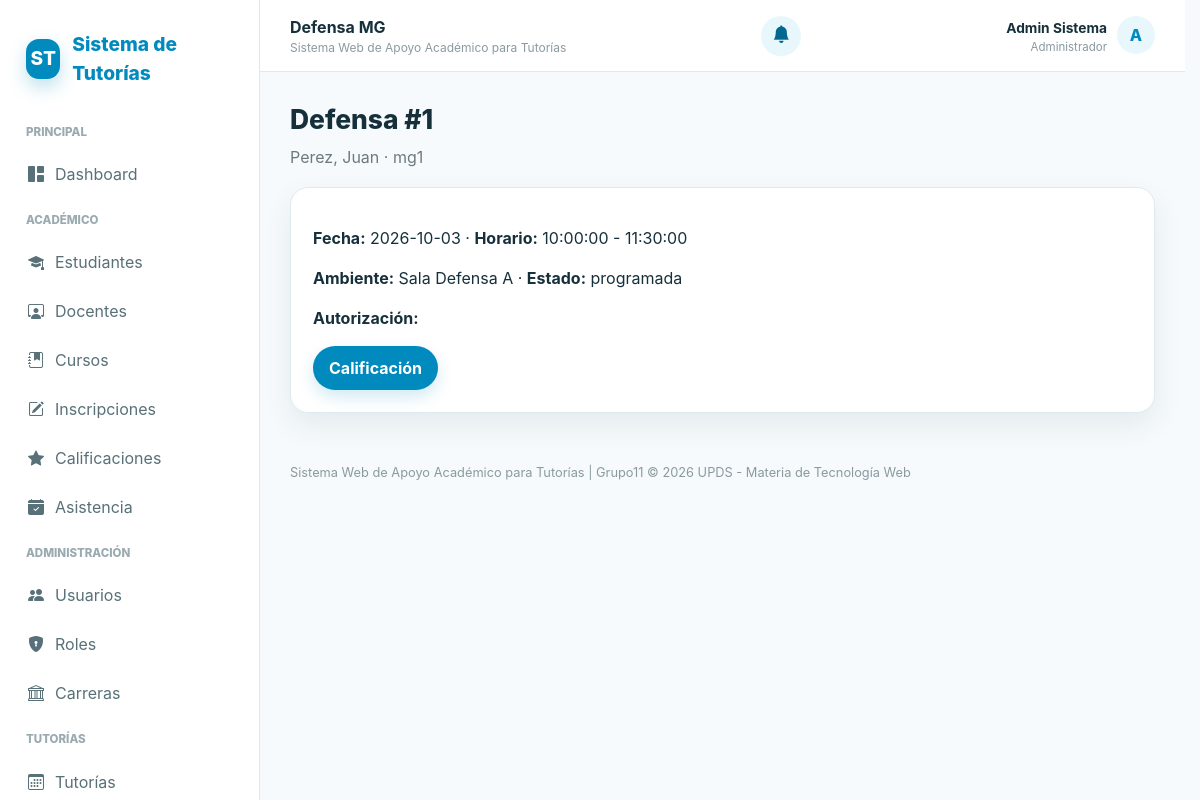
Page /controllers/mg_defensas.php?accion=ver&id=1 (signed in) on the committed database.
### tables this page shows
CREATE TABLE IF NOT EXISTS defensas_mg (
 id_defensa INT AUTO_INCREMENT PRIMARY KEY,
 id_expediente INT NOT NULL,
 etapa ENUM('mg1','mg2') NOT NULL,
 fecha DATE NOT NULL,
 hora_inicio TIME NOT NULL,
 hora_fin TIME NOT NULL,
 ambiente VARCHAR(100) NOT NULL,
 estado ENUM('programada','realizada','reprogramada','cancelada') NOT NULL DEFAULT 'programada',
 obs_fondo TEXT NULL, obs_forma TEXT NULL,
 autorizado_por VARCHAR(150) NULL, referencia_autorizacion VARCHAR(100) NULL,
 CONSTRAINT fk_defensa_exp FOREIGN KEY (id_expediente) REFERENCES expedientes_mg(id_expediente) ON DELETE CASCADE,
 CHECK (hora_fin > hora_inicio), INDEX idx_defensa_fecha (fecha,hora_inicio,hora_fin,estado), INDEX idx_defensa_exp (id_expediente,etapa)
);

CREATE TABLE usuarios (
    id_usuario INT AUTO_INCREMENT PRIMARY KEY,
    id_rol INT NOT NULL,
    nombre VARCHAR(100) NOT NULL,
    apellido VARCHAR(100) NOT NULL,
    correo VARCHAR(150) NOT NULL UNIQUE,
    usuario VARCHAR(50) NOT NULL UNIQUE,
    contrasena_hash VARCHAR(255) NOT NULL,
    telefono VARCHAR(8) NULL,
    CHECK (telefono IS NULL OR telefono REGEXP '^[0-9]{8}$'),
    estado ENUM('activo', 'inactivo') NOT NULL DEFAULT 'activo',
    fecha_registro DATETIME DEFAULT CURRENT_TIMESTAMP,
    FOREIGN KEY (id_rol) REFERENCES roles(id_rol) ON UPDATE CASCADE
);

### controllers/mg_defensas.php (called while the page is built, shortened)
<?php
require_once __DIR__.'/../config/conexion.php';require_once __DIR__.'/../includes/seguridad.php';require_once __DIR__.'/../models/MgDefensaModel.php';
$m=new MgDefensaModel($pdo);
$id=(int)($_GET['id']??0);$d=$m->obtener($id);if(!$d)redir('/controllers/mg_defensas.php?accion=agenda');$rol=user_role();if($rol==='estudiante'&&(int)$d['id_usuario_estudiante']!==(int)$_SESSION['id_usuario'])redir('/views/errores/acceso_denegado.php');if($rol==='docente'){ $sOwn=$pdo->prepare('SELECT COUNT(*) FROM asignaciones_tutor a JOIN tutores t ON t.id_tutor=a.id_tutor JOIN profesores p ON p.id_profesor=t.id_profesor WHERE a.id_expediente=? AND a.estado="vigente" AND p.id_usuario=?');$sOwn->execute([(int)$d['id_expediente'],(int)$_SESSION['id_usuario']]);if(!(int)$sOwn->fetchColumn())redir('/views/errores/acceso_denegado.php');}$cal=$m->calificacion($id);$tituloPagina='Defensa MG';require __DIR__.'/../views/mg/defensas/ver.php';

### models/MgDefensaModel.php (called while the page is built, shortened)
<?php
class MgDefensaModel {
 public function obtener(int $id): ?array {$s=$this->pdo->prepare('SELECT d.*,x.id_estudiante,e.id_usuario id_usuario_estudiante,u.nombre,u.apellido,m.nombre modalidad_nombre,c.nombre cohorte_nombre FROM defensas_mg d JOIN expedientes_mg x ON x.id_expediente=d.id_expediente JOIN estudiantes e ON e.id_estudiante=x.id_estudiante JOIN usuarios u ON u.id_usuario=e.id_usuario JOIN modalidades_grado m ON m.id_modalidad=x.id_modalidad JOIN cohortes_mg c ON c.id_cohorte=x.id_cohorte WHERE d.id_defensa=?');$s->execute([$id]);return $s->fetch()?:null;}
}

### includes/seguridad.php (called while the page is built, shortened)
<?php
function e($v): string { return htmlspecialchars((string) $v, ENT_QUOTES, 'UTF-8'); }

### views/mg/defensas/ver.php (the view)
<?php require __DIR__.'/../../layouts/header.php'; ?><div class="toolbar"><div><h1 class="page-title">Defensa #<?=$d['id_defensa']?></h1><p class="subtitle"><?=e($d['apellido'].', '.$d['nombre'])?> · <?=e($d['etapa'])?></p></div></div><div class="card"><div class="card-body"><p><strong>Fecha:</strong> <?=e($d['fecha'])?> · <strong>Horario:</strong> <?=e($d['hora_inicio'].' - '.$d['hora_fin'])?></p><p><strong>Ambiente:</strong> <?=e($d['ambiente'])?> · <strong>Estado:</strong> <?=e($d['estado'])?></p><p><strong>Autorización:</strong> <?=e($d['autorizado_por']??'')?> <?=e($d['referencia_autorizacion']??'')?></p><a class="btn btn-primary" href="/controllers/mg_calificaciones.php?id_defensa=<?=$d['id_defensa']?>">Calificación</a></div></div><?php require __DIR__.'/../../layouts/footer.php'; ?>

### assets/css/style.css (style rules this page uses)
:root { --primary: #018abd; --primary-dark: #01698f; --primary-light: #e8f7fc; --primary-soft: #f1fbfe; --text: #16303b; --muted: #6c7a80; --bg: #f6fafc; --card: #ffffff; --border: #dfeaf0; --success: #18824a; --success-bg: #eaf8f0; --warning: #956f00; --warning-bg: #fff7df; --danger: #bd3c49; --danger-bg: #ffecee; --shadow: 0 12px 30px rgba(0, 45, 65, 0.08); --shadow-hover: 0 12px 28px rgba(1, 138, 189, 0.18); --radius: 18px; --pill: 999px; }
* { box-sizing: border-box; }
html { scroll-behavior: smooth; }
body { margin: 0; font-family: Inter, system-ui, -apple-system, BlinkMacSystemFont, "Segoe UI", sans-serif; background: var(--bg); color: var(--text); line-height: 1.5; }
a { color: inherit; text-decoration: none; }
button, a, input, select, textarea { -webkit-tap-highlight-color: transparent; }
.page-title { font-size: 1.65rem; font-weight: 800; margin: 0; }
.subtitle { color: var(--muted); margin: 5px 0 0; }
.toolbar { display: flex; gap: 14px; justify-content: space-between; align-items: center; flex-wrap: wrap; margin-bottom: 18px; }
.card { background: var(--card); border: 1px solid var(--border); border-radius: var(--radius); box-shadow: var(--shadow); }
.card-body { padding: 22px; }
.btn { border: 0; border-radius: var(--pill); padding: 10px 16px; font-weight: 700; cursor: pointer; display: inline-flex; align-items: center; justify-content: center; gap: 8px; transition: transform 0.2s ease, box-shadow 0.2s ease, background 0.2s ease, color 0.2s ease; }
.btn-primary { background: var(--primary); color: #ffffff; box-shadow: 0 7px 16px rgba(1, 138, 189, 0.18); }
html { scrollbar-gutter: stable; }

### rows in the picture
defensas_mg: id_defensa "1", usuarios.apellido+nombre "Perez, Juan", etapa "mg1", fecha "2026-10-03", hora_inicio+hora_fin "10:00:00 - 11:30:00", ambiente "Sala Defensa A", estado "programada"

### other values in the picture
$tituloPagina "Defensa MG"
$nombreUsuario "Admin Sistema"
$rolVisible "Administrador"
$inicialUsuario "A"
